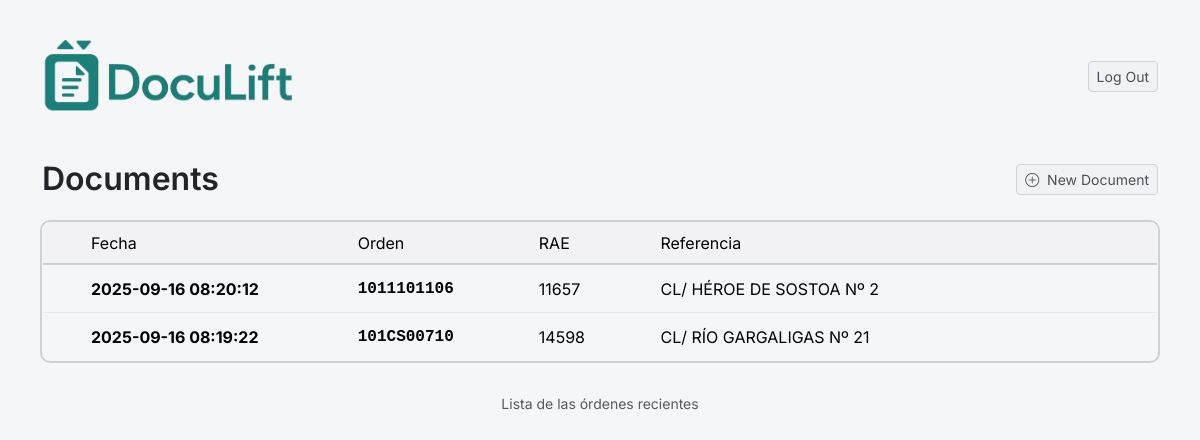
/ (signed in), run on the app's committed database.
### tables this page shows
CREATE TABLE projects_test (
  id              INTEGER PRIMARY KEY,
  user_id         INTEGER NOT NULL,
 
  order_number    TEXT NOT NULL,
  rae             TEXT,

  client_name     TEXT,
  client_nif      TEXT,
  client_address   TEXT,
  client_city     TEXT,
  client_zip      TEXT,

  lift_address     TEXT,
  lift_city       TEXT,
  lift_zip        TEXT,

  reference_text    TEXT,                    
  status            TEXT DEFAULT 'draft',
  created_at      TIMESTAMP NOT NULL DEFAULT  CURRENT_TIMESTAMP,
  updated_at      TIMESTAMP, exam_type TEXT, oca TEXT, QMS  TEXT, nominal_load TEXT, speed TEXT, machine_room TEXT, passengers TEXT, control_system TEXT, cab_dimensions TEXT, stops TEXT, nominal_tension TEXT, door_type TEXT, travel TEXT, nominal_power TEXT, door_size TEXT, num_cable TEXT, nominal_intensity TEXT, cable_diameter TEXT, ratio TEXT, cab_mass TEXT, cab_rails TEXT, cw_mass TEXT, cw_rails TEXT, locking_device1 TEXT, locking_device2 TEXT, machine_brake TEXT, cab_parachute TEXT, cw_parachute TEXT, cab_speed_governor TEXT, cw_speed_governor TEXT, cab_buffer TEXT, cw_buffer TEXT, safety_circuit TEXT, ucm_detect TEXT, ucm_act TEXT, ucm_stop TEXT,
  FOREIGN KEY (user_id)   REFERENCES  users(id) 
);

### app.py (the view)
@app.route("/", methods=["GET", "POST"])
@login_required
def index():
    query = """
            SELECT id, order_number, rae, lift_address, created_at, updated_at
            FROM projects_test
            WHERE user_id = ?
            ORDER BY COALESCE(updated_at, created_at) DESC, id DESC
            """
    query_2 = """
              SELECT code, label FROM modification_types
              """
    query_3 = """
              SELECT code, label FROM applicable_norms
              """
    query_4 = """
              SELECT code, label FROM legalization_process
              """
    projects =  db.execute(query, session["user_id"])
    modification_types = db.execute(query_2)
    applicable_norms = db.execute(query_3)
    legalization_process = db.execute(query_4)
    technical_specs = get_technical_specs()
    certificates = get_certificates()
    print("certificates", certificates);
    return render_template("layout9.html", projects=projects, modification_types=modification_types,
                            applicable_norms=applicable_norms, legalization_process=legalization_process,
                            technical_specs=technical_specs, certificates=certificates)

### app.py (called while the page is built)
@app.after_request
def after_request(response):
    response.headers["Cache-Control"] = "no-cache, no-store, must-revalidate"
    response.headers["Expires"] = 0
    response.headers["Pragma"] = "no-cache"
    return response

### helpers.py (called while the page is built)
def login_required(f):
    @wraps(f)
    def decorated_function(*args, **kwargs):
        if session.get("user_id") is None:
            return render_template("login2.html")
        return f(*args, **kwargs)
    return decorated_function

def get_technical_specs():
    return TECHNICAL_SPECS

def get_certificates():
    return CERTIFICATES

### templates/layout9.html (shortened to what this page needs)
<!DOCTYPE html>
<html lang="en">
    <head>
        <link href="https://cdn.jsdelivr.net/npm/bootstrap@5.3.3/dist/css/bootstrap.min.css" rel="stylesheet">
        <link href="https://cdn.jsdelivr.net/npm/bootstrap-icons@1.11.3/font/bootstrap-icons.min.css" rel="stylesheet">
        <link href="/static/multi-select.css" rel="stylesheet">
        <link href="/static/single-select.css" rel="stylesheet">
        <link href="/static/single-select_input_text.css" rel="stylesheet">
        <link href="/static/styles.css" rel="stylesheet">
    </head>
    <body class="bg-light">
        <header class="container-xl mt-3 mb-4 py-4 d-flex justify-content-between align-items-center">
            <img src="/static/DocuLift_FullLogo2.png" alt="DocuLift logo" style="width:250px;height:auto;">
            <a class="btn btn-outline-secondary btn-sm" href="/logout">Log Out</a>
        </header>
        <section class="container-xl d-flex justify-content-between align-items-center mb-4">
            <h1 class="h2 mb-0 fw-semibold">Documents</h1>
            <button class="btn btn-outline-secondary btn-sm" data-bs-toggle="modal" data-bs-target="#projectModal">
                <i class="bi bi-plus-circle me-1"></i> New Document
            </button>
        </section>
        <main class="container-xl dashboard">
            <table class="table table-hover align-middle table-rounded">
                <thead>
                    <tr>
                        <th class="text-start fw-normal ps-5">Fecha</th>
                        <th class="text-start fw-normal ps-5">Orden</th>
                        <th class="text-start fw-normal ps-5">RAE</th>
                        <th class="text-start fw-normal ps-5">Referencia</th>
                        <th></th>
                    </tr>
                </thead>
                <tbody id="projects-table">
                    {% if projects and projects|length > 0 %}
                      {% for project in projects %}
                        <tr class="project-row" id="project-{{project.id}}">
                          <td class="text-start fw-bold ps-5">
                            {{ (project.updated_at or project.created_at) or '' }}
                        </td>
                          <td class="text-start fw-bold ps-5 font-monospace">
                            {{ project.order_number }}
                        </td>
                          <td class="text-start ps-5">
                            {{ project.rae or '' }}
                        </td>
                          <td class="text-start ps-5">
                            {{ project.lift_address or '' }}
                        </td>
                          <td>
                        </td>
                    </tr>
                      {% endfor %}
                    {% else %}
                      <tr id="empty-row">
                        <td class="text-center text-muted" colspan="5">No hay proyectos todavía</td>
                      </tr>
                    {% endif %}
                </tbody>
            </table>
        </main>
        <footer class="container-xl text-center py-3 small text-muted">
            Lista de las órdenes recientes
        </footer>
    </body>
</html>

### static/styles.css (style rules this page uses)
html, body { min-height: 100%; font-family: Inter, system-ui, -apple-system, BlinkMacSystemFont, 'Segoe UI', Roboto, Oxygen, Ubuntu, Cantarell, 'Open Sans', 'Helvetica Neue', sans-serif; }
.bg-light { background:#F5F6F7 !important; }
header img { max-height:80px }
.btn-outline-secondary { background: #f2f2f5; border: 1px solid #ced4da; color:#495057; transition:all .15s; }
.dashboard .table-rounded { border: 1px solid rgba(0, 0, 0, .05); outline: 2px solid rgba(0, 0, 0, .15); border-radius: 8px; overflow: hidden; }
.dashboard .table thead th { background: #f2f2f5; }
.dashboard .table tbody td { background: #F5F6F7; }
.dashboard .table thead th { border-bottom: 2px solid rgba(0,0,0,.15); }
body { overflow: hidden; }

### data on the page
projects_test: created_at "2025-09-16 08:20:12", order_number "1011101106", rae "11657", lift_address "CL/ HÉROE DE SOSTOA Nº 2"
projects_test: created_at "2025-09-16 08:19:22", order_number "101CS00710", rae "14598", lift_address "CL/ RÍO GARGALIGAS Nº 21"
